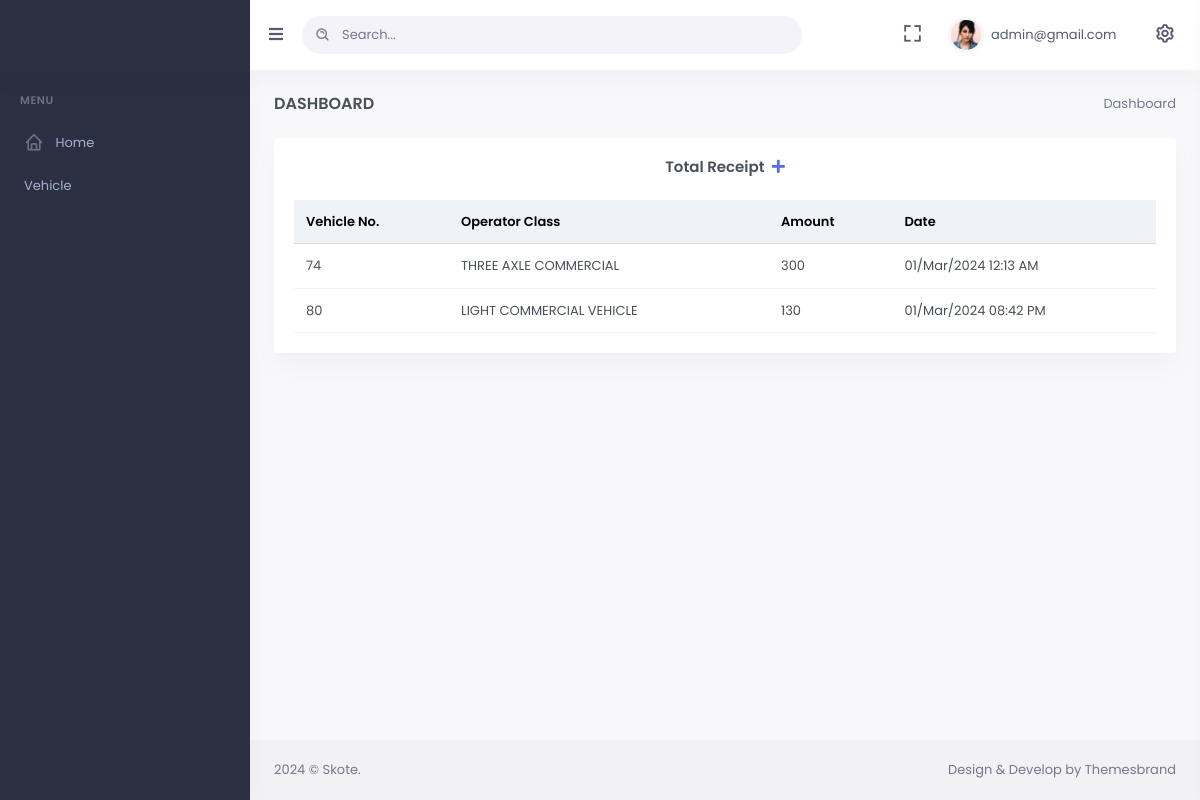
Screenshot of /filter-branch-data/1/ (signed in) with the database file from the repository.
### mainApp/models.py (models this page shows)
class Receipt(models.Model):
    id=models.AutoField(primary_key=True)
    operator_class=models.CharField(max_length=100,default="",null=True,blank=True)
    vehicle_number=models.CharField(max_length=100,default="",null=True,blank=True)
    amount=models.CharField(max_length=100,default="",null=True,blank=True)
    date=models.CharField(max_length=100,default="",null=True,blank=True)
    shift_name=models.CharField(max_length=10,default=1,null=True,blank=True)
    branch_email=models.EmailField(default=1,null=True,blank=True)
    employee_email=models.EmailField(default=1,null=True,blank=True)

### mainApp/views.py (the view)
# urls.py: path('filter-branch-data/<str:email>/',views.admin_filter_receipt),
@login_required(login_url='/login/')
def admin_filter_receipt(Request,email):
    if not Request.user.is_superuser:
        return HttpResponseForbidden("You don't have permission to access this page.")
    else:
        tt = Decimal(0)
        shift_totals = {'1': Decimal(0), '2': Decimal(0), '3': Decimal(0)}
        data = Receipt.objects.all().order_by('id').reverse()
        current_datetime_utc = datetime.utcnow().replace(tzinfo=pytz.utc)
        indian_timezone = pytz.timezone('Asia/Kolkata')
        current_datetime_ist = current_datetime_utc.astimezone(indian_timezone)
        formatted_date = current_datetime_ist.strftime("%d/%b/%Y")
        t = Receipt.objects.filter(date__startswith=formatted_date,branch_email=email)
        for i in t:
            tt += Decimal(i.amount)
            shift_totals[i.shift_name] = shift_totals.get(i.shift_name, Decimal(0)) + Decimal(i.amount)
        s1 = shift_totals.get('01', Decimal(0))
        s2 = shift_totals.get('02', Decimal(0))
        s3 = shift_totals.get('03', Decimal(0))
        return render(Request,'admin-index.html',{'data':t,'tt':tt,'s1':s1,'s2':s2,'s3':s3})

### mainApp/templates/admin-index.html (shortened to what this page needs)
{% load static %}
<!doctype html>
<html lang="en">
<head>
    <link rel="stylesheet" href="https://cdnjs.cloudflare.com/ajax/libs/font-awesome/4.7.0/css/font-awesome.min.css">
    <link href="{%static 'admin-assets/css/bootstrap.min.css'%}" rel="stylesheet" type="text/css" />
    <link href="{%static 'admin-assets/css/icons.min.css'%}" rel="stylesheet" type="text/css" />
    <link href="{%static 'admin-assets/css/app.min.css'%}" rel="stylesheet" type="text/css" />
</head>
<body data-sidebar="dark" data-layout-mode="light">
    <div id="layout-wrapper">
        <header id="page-topbar">
            <div class="navbar-header">
                <div class="d-flex">
                    <div class="navbar-brand-box">
                        <a href="/admin-home" class="logo logo-light">
                        </a>
                    </div>
                    <button type="button" class="btn btn-sm px-3 font-size-16 header-item waves-effect"
                        id="vertical-menu-btn">
                        <i class="fa fa-fw fa-bars"></i>
                    </button>
                    <form class="app-search d-none d-lg-block ">
                        <div class="position-relative ">
                            <input type="text" class="form-control" placeholder="Search...">
                            <span class="bx bx-search-alt"></span>
                        </div>
                    </form>
                </div>
                <div class="d-flex">
                    <div class="dropdown d-none d-lg-inline-block ms-1">
                        <button type="button" class="btn header-item noti-icon waves-effect"
                            data-bs-toggle="fullscreen">
                            <i class="bx bx-fullscreen"></i>
                        </button>
                    </div>
                    <div class="dropdown d-inline-block">
                        <button type="button" class="btn header-item waves-effect" id="page-header-user-dropdown"
                            data-bs-toggle="dropdown" aria-haspopup="true" aria-expanded="false">
                            <img class="rounded-circle header-profile-user"
                                src="{%static 'admin-assets/images/users/avatar-1.jpg'%}" alt="Header Avatar">
                            <span class="d-none d-xl-inline-block ms-1" key="t-henry">{{request.user.username}}</span>
                            <i class="mdi mdi-chevron-down d-none d-xl-inline-block"></i>
                        </button>
                    </div>
                    <div class="dropdown d-inline-block">
                        <button type="button" class="btn header-item noti-icon right-bar-toggle waves-effect">
                            <i class="bx bx-cog bx-spin"></i>
                        </button>
                    </div>
                </div>
            </div>
        </header>
        <div class="vertical-menu">
            <div data-simplebar class="h-100">
                <div id="sidebar-menu">
                    <ul class="metismenu list-unstyled" id="side-menu">
                        <li class="menu-title" key="t-menu">Menu</li>
                        <li>
                            <a href="/admin-home">
                                <i class="bx bx-home"></i>
                                Home
                            </a>
                        </li>
                        <li><a href="/vehicle">Vehicle</a></li>
                    </ul>
                </div>
            </div>
        </div>
        <div class="main-content">
            <div class="page-content">
                <div class="container-fluid">
                    <div class="row">
                        <div class="col-12">
                            <div class="page-title-box d-sm-flex align-items-center justify-content-between">
                                <h4 class="mb-sm-0 font-size-18">Dashboard</h4>
                                <div class="page-title-right">
                                    <ol class="breadcrumb m-0">
                                        <li class="breadcrumb-item active">Dashboard</li>
                                    </ol>
                                </div>
                            </div>
                        </div>
                    </div>
                    {%block body%}
                    <div class="row">
                        <div class="col-lg-12">
                            <div class="card">
                                <div class="card-body">
                                    <h4 class="card-title mb-4 text-center">Total Receipt<span><a href="/add-receipt"> &nbsp;<i class="fa fa-plus" aria-hidden="true"></i></a>
                                    </span></h4>
                                    <div class="table-responsive">
                                        <table class="table align-middle table-nowrap mb-0">
                                            <thead class="table-light">
                                                <tr>
                                                    <th class="align-middle">Vehicle No.</th>
                                                    <th class="align-middle">Operator Class</th>
                                                    <th class="align-middle">Amount</th>
                                                    <th class="align-middle">Date</th>
                                                </tr>
                                            </thead>
                                            <tbody>
                                                {%for item in data%}
                                                <tr>
                                                    <td>
                                                        {{item.id}}</td>
                                                    <td>
                                                        {{item.operator_class}}
                                                    </td>
                                                    <td>
                                                        {{item.amount}}</td>
                                                    <td>
                                                        {{item.date}}
                                                    </td>
                                                </tr>
                                                {%endfor%}
                                            </tbody>
                                        </table>
                                    </div>
                                </div>
                            </div>
                        </div>
                    </div>
                </div>
            </div>                </div>
            </div>
            {%endblock%}
            <footer class="footer">
                <div class="container-fluid">
                    <div class="row">
                        <div class="col-sm-6">
                            <script>document.write(new Date().getFullYear())</script> © Skote.
                        </div>
                        <div class="col-sm-6">
                            <div class="text-sm-end d-none d-sm-block">
                                Design & Develop by Themesbrand
                            </div>
                        </div>
                    </div>
                </div>
            </footer>
</body>
</html>

### rows the page displays
Receipt: id "74", operator_class "THREE AXLE COMMERCIAL", amount "300", date "01/Mar/2024 12:13 AM"
Receipt: id "80", operator_class "LIGHT COMMERCIAL VEHICLE", amount "130", date "01/Mar/2024 08:42 PM"

### other values shown
{{ request.user.username }} "admin@gmail.com"
